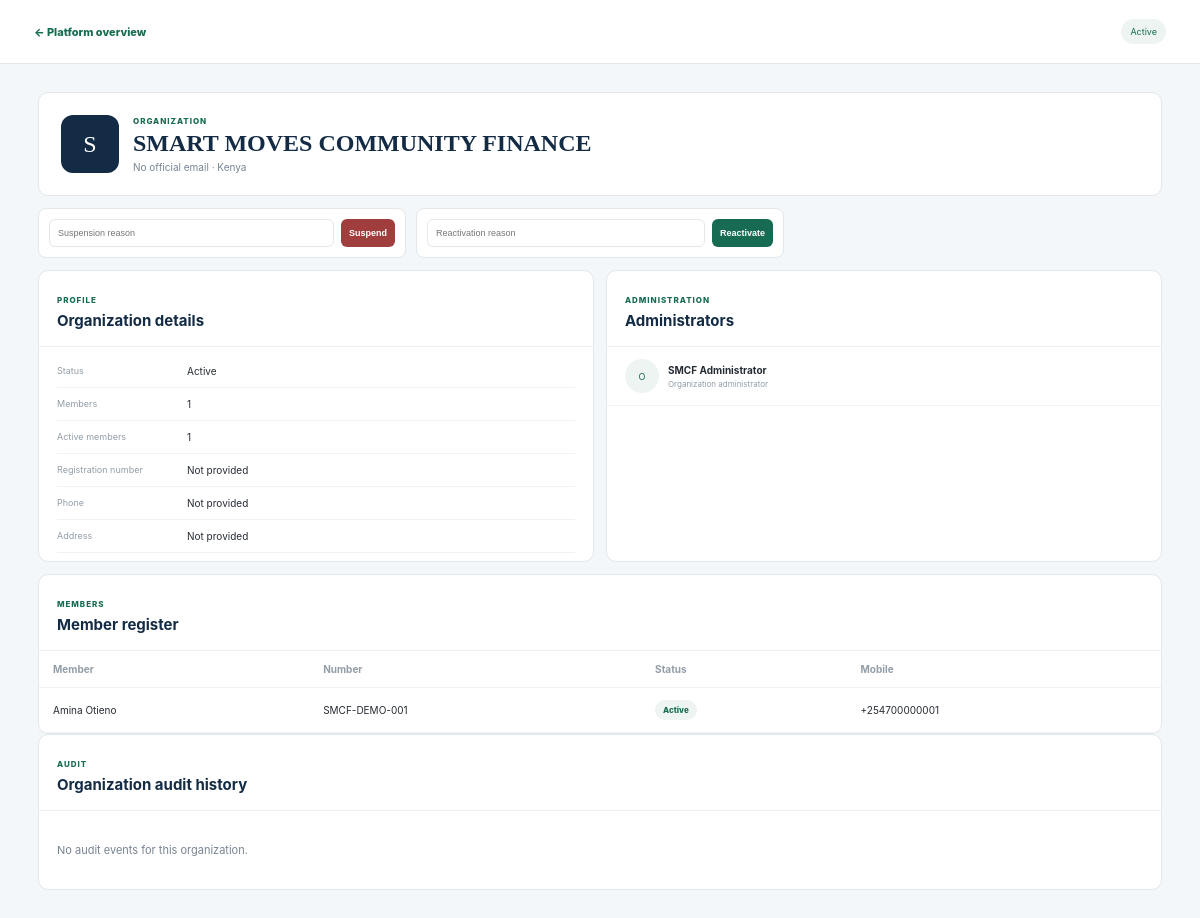
/administration/platform/organizations/1/ (signed in), run on the app's committed database.
### core/models.py (models this page shows, shortened)
class Organization(models.Model):
    class Status(models.TextChoices):
        PENDING = "pending", "Pending"
        UNDER_REVIEW = "under_review", "Under review"
        APPROVED = "approved", "Approved"
        ACTIVE = "active", "Active"
        SUSPENDED = "suspended", "Suspended"
        REJECTED = "rejected", "Rejected"
        DEACTIVATED = "deactivated", "Deactivated"
    name = models.CharField(max_length=180)
    slug = models.SlugField(unique=True)
    registration_number = models.CharField(max_length=80, blank=True)
    is_active = models.BooleanField(default=True)
    status = models.CharField(max_length=20, choices=Status.choices, default=Status.PENDING)
    official_email = models.EmailField(blank=True)
    official_phone = models.CharField(max_length=30, blank=True)
    physical_address = models.CharField(max_length=240, blank=True)
    county = models.CharField(max_length=80, blank=True)
    country = models.CharField(max_length=80, default="Kenya")
    description = models.TextField(blank=True)
    website = models.URLField(blank=True)
    allow_public_registration = models.BooleanField(default=True)
    require_admin_approval = models.BooleanField(default=True)
    created_at = models.DateTimeField(auto_now_add=True)
    class Meta:
        ordering = ["name"]

class OrganizationMembership(models.Model):
    class Role(models.TextChoices):
        ADMIN = "admin", "Organization administrator"
        MANAGER = "manager", "Group manager"
        CHAIRPERSON = "chairperson", "Chairperson"
        SECRETARY = "secretary", "Secretary"
        TREASURER = "treasurer", "Treasurer"
        CYCLE_MANAGER = "cycle_manager", "Cycle manager"
        PAYMENT_OFFICER = "payment_officer", "Payment verification officer"
        PAYOUT_OFFICER = "payout_officer", "Payout approval officer"
        SUPPORT_OFFICER = "support_officer", "Member support officer"
        MEMBER = "member", "Member"
        AUDITOR = "auditor", "Auditor"
    organization = models.ForeignKey(Organization, on_delete=models.CASCADE)
    user = models.ForeignKey(User, on_delete=models.CASCADE)
    role = models.CharField(max_length=20, choices=Role.choices, default=Role.MEMBER)
    is_active = models.BooleanField(default=True)
    class Meta:
        constraints = [
            models.UniqueConstraint(fields=["organization", "user"], name="unique_org_user")
        ]

class Member(models.Model):
    class Status(models.TextChoices):
        PENDING = "pending", "Application pending"
        ACTIVE = "active", "Active"
        SUSPENDED = "suspended", "Suspended"
        EXITED = "exited", "Exited"
    organization = models.ForeignKey(Organization, on_delete=models.PROTECT)
    user = models.OneToOneField(User, on_delete=models.PROTECT, related_name="member_profile")
    membership_number = models.CharField(max_length=32)
    phone = models.CharField(max_length=30, blank=True)
    middle_name = models.CharField(max_length=150, blank=True)
    profile_photo = models.ImageField(upload_to="member-photos/", blank=True)
    residential_location = models.CharField(max_length=180, blank=True)
    emergency_contact = models.CharField(max_length=180, blank=True)
    status = models.CharField(max_length=20, choices=Status.choices, default=Status.PENDING)
    joined_at = models.DateField(null=True, blank=True)
    created_at = models.DateTimeField(auto_now_add=True)
    class Meta:
        constraints = [
            models.UniqueConstraint(
                fields=["organization", "membership_number"],
                name="unique_membership_number_per_org",
            )
        ]
        ordering = ["membership_number"]

### administration/views.py (the view)
    @login_required
    def guarded(request, *args, **kwargs):
        if not request.user.is_superuser:
            raise Http404
        return view(request, *args, **kwargs)

### administration/views.py (called while the page is built)
def super_admin_required(view):
    @login_required
    def guarded(request, *args, **kwargs):
        if not request.user.is_superuser:
            raise Http404
        return view(request, *args, **kwargs)
    return guarded

### templates/administration/organization_detail.html (shortened to what this page needs)
{% load static %}
<!doctype html><html lang="en"><head><link rel="stylesheet" href="{% static 'css/admin-workspace.css' %}"></head>
<body><div class="detail-top"><a href="{% url 'platform-dashboard' %}">← Platform overview</a><span>{{ organization.get_status_display }}</span></div><main class="detail-main"><section class="organization-hero"><span>{{ organization.name|first|upper }}</span><div><small>ORGANIZATION</small><h1>{{ organization.name }}</h1><p>{{ organization.official_email|default:"No official email" }} · {{ organization.country }}</p></div></section>
<section class="detail-actions">{% if organization.status != "suspended" %}<form method="post" action="{% url 'platform-organization-status' organization.pk 'suspend' %}"><input name="reason" placeholder="Suspension reason" required><button class="suspend">Suspend</button></form>{% endif %}<form method="post" action="{% url 'platform-organization-status' organization.pk 'reactivate' %}"><input name="reason" placeholder="Reactivation reason"><button>Reactivate</button></form></section>
<section class="detail-grid"><article class="admin-panel"><div class="panel-head"><div><small>PROFILE</small><h2>Organization details</h2></div></div><dl class="detail-list"><div><dt>Status</dt><dd>{{ organization.get_status_display }}</dd></div><div><dt>Members</dt><dd>{{ member_count }}</dd></div><div><dt>Active members</dt><dd>{{ active_members }}</dd></div><div><dt>Registration number</dt><dd>{{ organization.registration_number|default:"Not provided" }}</dd></div><div><dt>Phone</dt><dd>{{ organization.official_phone|default:"Not provided" }}</dd></div><div><dt>Address</dt><dd>{{ organization.physical_address|default:"Not provided" }}</dd></div></dl></article>
<article class="admin-panel"><div class="panel-head"><div><small>ADMINISTRATION</small><h2>Administrators</h2></div></div>{% for admin in administrators %}<div class="member-row"><span>{{ admin.user.username|first|upper }}</span><div><strong>{{ admin.user.get_full_name|default:admin.user.username }}</strong><small>{{ admin.get_role_display }}</small></div></div>{% empty %}<div class="empty-state">No organization administrators assigned.</div>{% endfor %}</article></section>
<section class="admin-panel"><div class="panel-head"><div><small>MEMBERS</small><h2>Member register</h2></div></div><div class="table-scroll"><table><thead><tr><th>Member</th><th>Number</th><th>Status</th><th>Mobile</th></tr></thead><tbody>{% for member in members %}<tr><td>{{ member.user.get_full_name|default:member.user.username }}</td><td>{{ member.membership_number }}</td><td><span class="status {{ member.status }}">{{ member.get_status_display }}</span></td><td>{{ member.phone|default:"—" }}</td></tr>{% empty %}<tr><td colspan="4">No members registered.</td></tr>{% endfor %}</tbody></table></div></section>
<section class="admin-panel"><div class="panel-head"><div><small>AUDIT</small><h2>Organization audit history</h2></div></div>{% for log in audit_logs %}<div class="activity-row"><span>{{ log.actor.username|first|upper|default:"S" }}</span><div><strong>{{ log.action|capfirst }}</strong><small>{{ log.reason|default:"No reason supplied" }} · {{ log.created_at|date:"d M Y H:i" }}</small></div></div>{% empty %}<div class="empty-state">No audit events for this organization.</div>{% endfor %}</section></main></body></html>

### static/css/admin-workspace.css (style rules this page uses)
:root { --navy:#142B45;--green:#176B52;--gold:#D9A441;--bg:#F4F7FA;--text:#252B33;--muted:#788493;--line:#E2E8EB }
* { box-sizing:border-box }
body { margin:0;background:var(--bg);font-family:Inter,"Segoe UI",Arial,sans-serif;color:var(--text) }
a { text-decoration:none }
.admin-panel { border:1px solid var(--line);border-radius:10px;background:#fff }
.panel-head { display:flex;align-items:center;justify-content:space-between;padding:16px 18px;border-bottom:1px solid #EDF1F2 }
.panel-head small { color:var(--green);font-size:8px;font-weight:850;letter-spacing:.12em }
.panel-head h2 { margin:4px 0 0;color:var(--navy);font-size:15px }
.table-scroll { overflow-x:auto }
table { width:100%;border-collapse:collapse }
th,td { padding:12px 14px;border-bottom:1px solid #EFF2F3;text-align:left;font-size:10px }
th { color:#929DA7 }
.status { display:inline-flex;padding:5px 8px;border-radius:20px;background:#EDF4F1;color:var(--green);font-size:8px;font-weight:800 }
.empty-state { padding:32px 18px;color:var(--muted);font-size:11px }
.detail-top { height:64px;display:flex;align-items:center;justify-content:space-between;padding:0 34px;background:#fff;border-bottom:1px solid var(--line) }
.detail-top a { color:var(--green);font-size:11px;font-weight:800 }
.detail-top>span { padding:7px 9px;border-radius:20px;background:#EDF4F1;color:var(--green);font-size:9px }
.detail-main { max-width:1180px;margin:auto;padding:28px }
.organization-hero { display:flex;align-items:center;gap:14px;padding:22px;border:1px solid var(--line);border-radius:10px;background:#fff }
.organization-hero>span { width:58px;height:58px;display:grid;place-items:center;border-radius:12px;background:var(--navy);color:#fff;font-family:Georgia,serif;font-size:24px }
.organization-hero div { display:flex;flex-direction:column }
.organization-hero small { color:var(--green);font-size:8px;font-weight:850;letter-spacing:.12em }
.organization-hero h1 { margin:4px 0;color:var(--navy);font-family:Georgia,serif }
.organization-hero p { margin:0;color:var(--muted);font-size:10px }
.detail-actions { display:grid;grid-template-columns:repeat(3,1fr);gap:10px;margin:12px 0 }
.detail-actions form { display:flex;gap:7px;padding:10px;border:1px solid var(--line);border-radius:8px;background:#fff }
.detail-actions input { min-width:0;flex:1;border:1px solid var(--line);border-radius:6px;padding:8px;font-size:9px }
.detail-actions button { border:0;border-radius:6px;background:var(--green);color:#fff;padding:8px;font-size:9px;font-weight:800 }
.detail-actions button.suspend { background:#A03D3D }
.detail-grid { display:grid;grid-template-columns:1fr 1fr;gap:12px;margin-bottom:12px }
.detail-list { margin:0;padding:8px 18px }
.detail-list div { display:grid;grid-template-columns:130px 1fr;padding:10px 0;border-bottom:1px solid #EFF2F3 }
.detail-list dt { color:#929DA7;font-size:9px }
.detail-list dd { margin:0;font-size:10px }
.member-row { display:flex;align-items:center;gap:9px;padding:12px 18px;border-bottom:1px solid #EFF2F3 }
.member-row>span { width:34px;height:34px;display:grid;place-items:center;border-radius:50%;background:#EDF4F1;color:var(--green);font-size:9px }
.member-row div { display:flex;flex-direction:column }
.member-row strong { font-size:10px }
.member-row small { margin-top:3px;color:#929DA7;font-size:8px }

### data on the page
Organization: status "Active", name|first "S", name "SMART MOVES COMMUNITY FINANCE", official_email "No official email", country "Kenya", registration_number "Not provided", official_phone "Not provided", physical_address "Not provided"
OrganizationMembership: user.username|first "O", user.get_full_name "SMCF Administrator", role "Organization administrator"
Member: user.get_full_name "Amina Otieno", membership_number "SMCF-DEMO-001", status "Active", phone "+254700000001"

### other printed values
{{ member_count }} "1"
{{ active_members }} "1"
